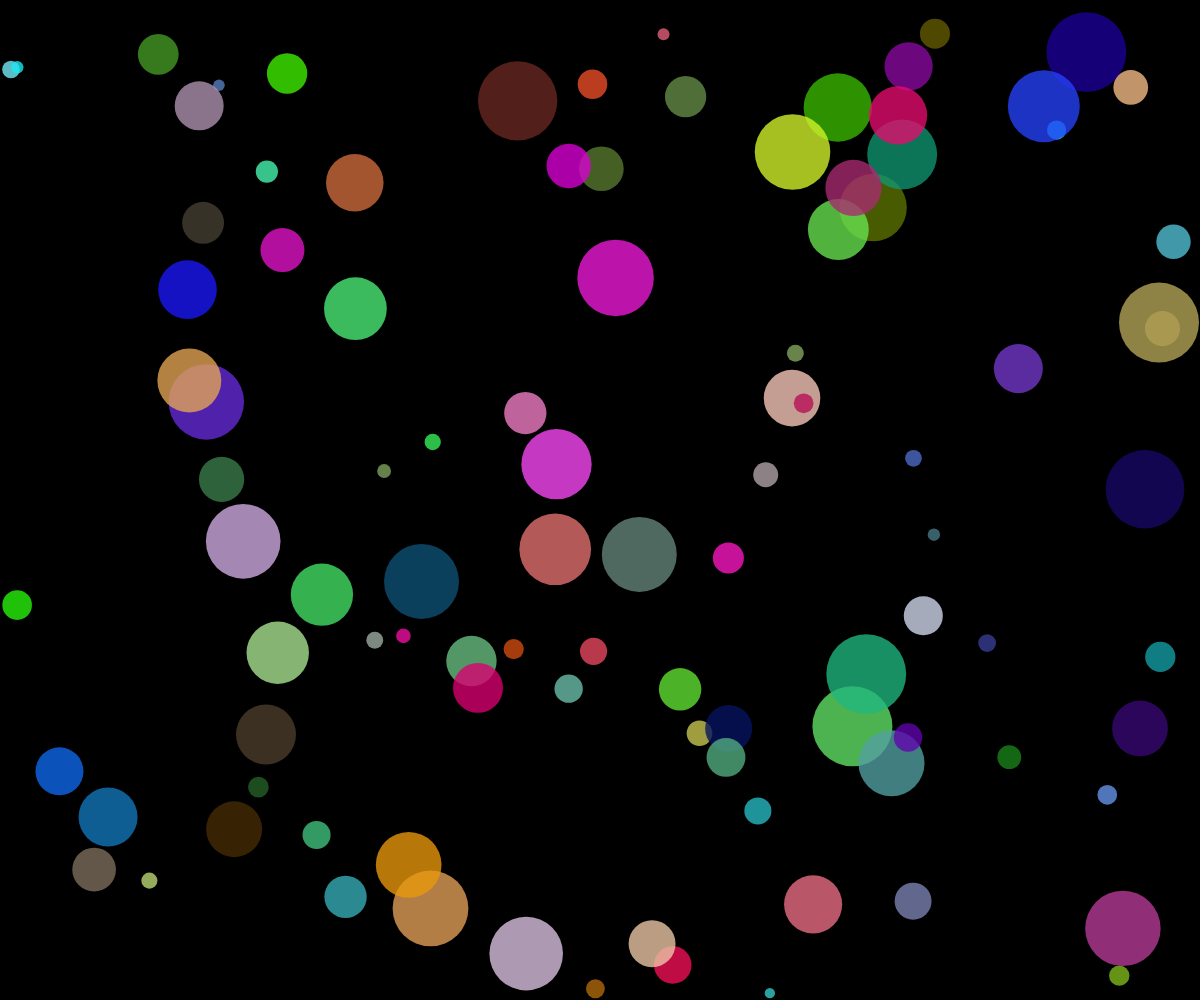
Frame 1 (no input)
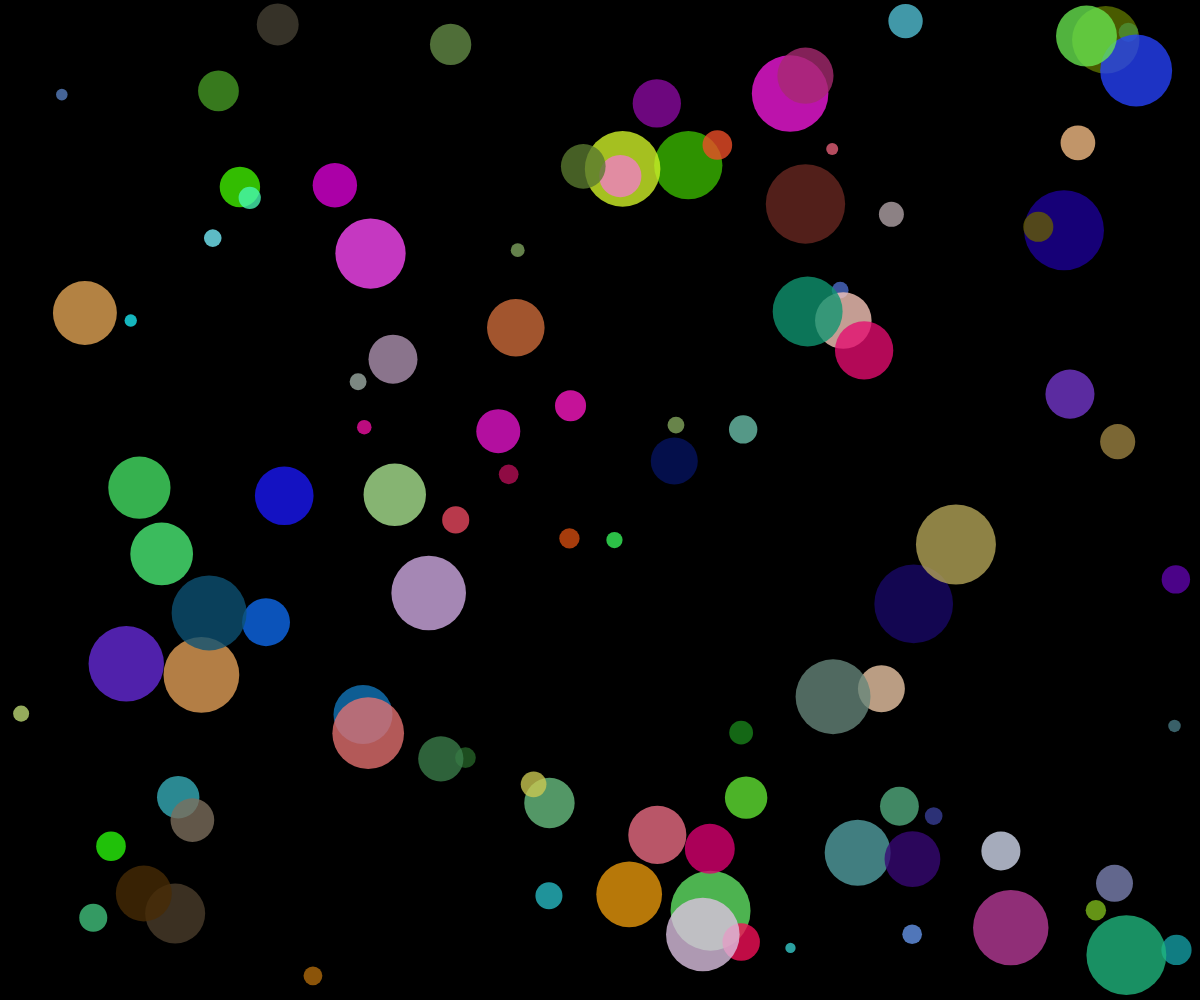
Frame 60 (no input)
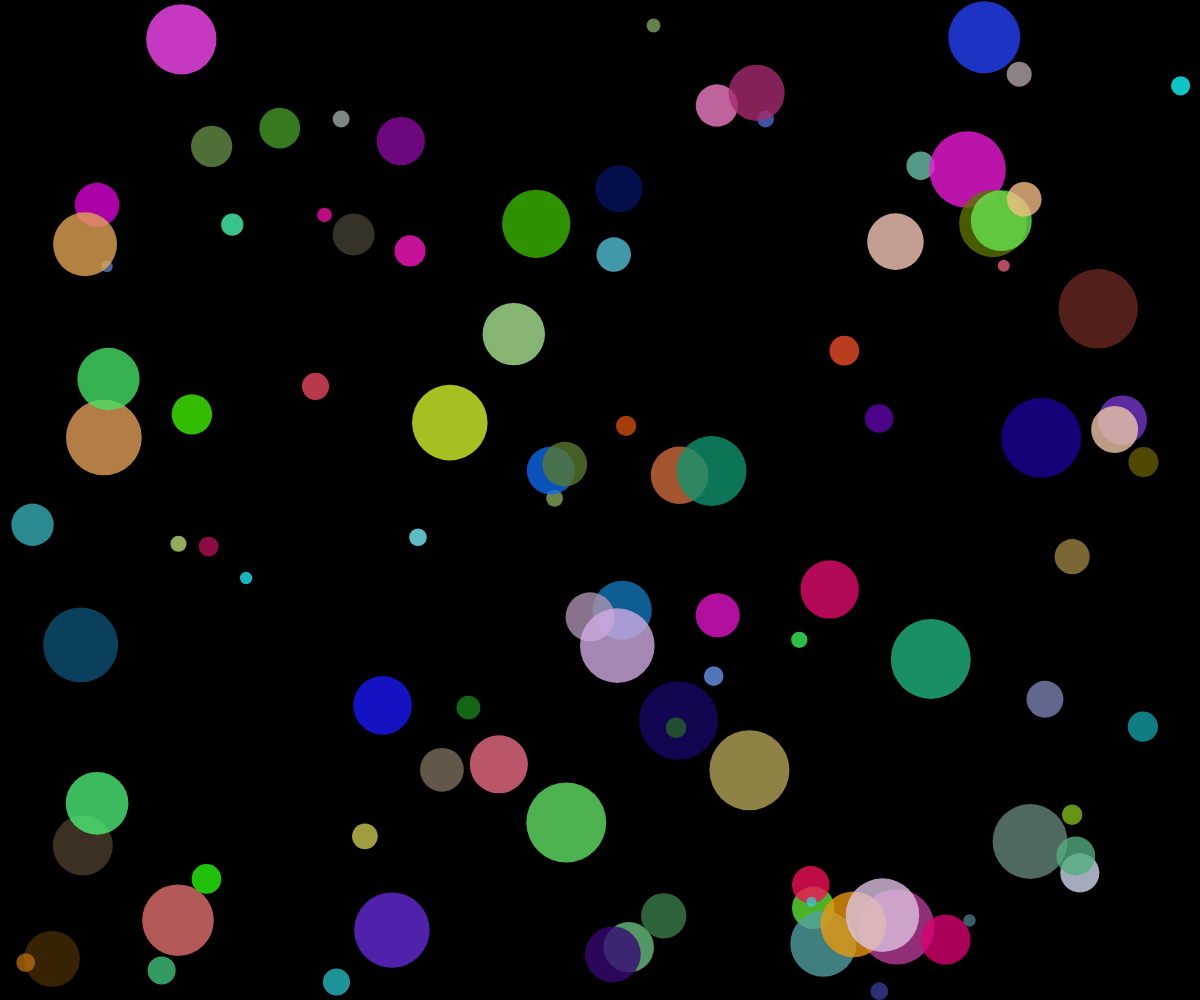
Frame 120 (the mouse pressed at the canvas centre since frame 60)

The p5.js sketch that drew these frames (run headless with seeded random() and noise() and a simulated clock; from frame 60 on, the mouse is pressed at the canvas centre):

// p5.js sketch
// ── sketch.js
// Title: "Balls"
// Created: ven 26 lug 2024, 09:12:19, CEST

var balls = [];
const n = 100;

function setup()
{
  createCanvas(windowWidth, windowHeight);

  for (let i = 0; i < n; i++) {
    let r = random(5, 40);
    let ball = new Ball(random(r, width-r), random(r, height-r), r);
    ball.col[3] = 200;
    balls.push(ball);
  }
}

function draw()
{
  background(0);

  for (let b of balls) {
    b.show();
    b.update();
  }
}

var run = true;
function mousePressed()
{
  run = !run;
  run ? loop() : noLoop();
}

// ── Ball.js
const mag = 5

class Ball
{
  constructor(x, y, r)
  {
    this.pos = createVector(x, y);
    this.vel = createVector(random(-mag, mag), random(-mag, mag));
    this.r = r;
    this.col = [random(255), random(255), random(255)];
  }

  show()
  {
    push();
    fill(this.col);
    noStroke();
    circle(this.pos.x, this.pos.y, this.r*2);
    pop();
  }

  update()
  {
    this.pos.add(this.vel);
    this.checkCollisionEdges();
  }

  checkCollisionEdges()
  {
    if (this.pos.x - this.r < 0) {
      this.pos.x = this.r;
      this.vel.x *= -1;
    } else if (this.pos.x + this.r > width) {
      this.pos.x = width - this.r;
      this.vel.x *= -1;
    }
    if (this.pos.y - this.r < 0) {
      this.pos.y = this.r;
      this.vel.y *= -1;
    } else if (this.pos.y + this.r > height) {
      this.pos.y = height - this.r;
      this.vel.y *= -1;
    }
  }

}
